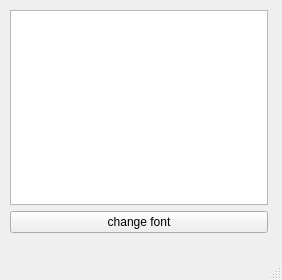
<?xml version="1.0" encoding="UTF-8"?>
<ui version="4.0">
 <class>MainWindow</class>
 <widget class="QMainWindow" name="MainWindow">
  <property name="geometry">
   <rect>
    <x>0</x>
    <y>0</y>
    <width>282</width>
    <height>280</height>
   </rect>
  </property>
  <property name="minimumSize">
   <size>
    <width>282</width>
    <height>280</height>
   </size>
  </property>
  <property name="maximumSize">
   <size>
    <width>282</width>
    <height>280</height>
   </size>
  </property>
  <property name="windowTitle">
   <string>MainWindow</string>
  </property>
  <widget class="QWidget" name="centralwidget">
   <widget class="QWidget" name="">
    <property name="geometry">
     <rect>
      <x>10</x>
      <y>10</y>
      <width>258</width>
      <height>223</height>
     </rect>
    </property>
    <layout class="QVBoxLayout" name="verticalLayout">
     <item>
      <widget class="QTextEdit" name="textEdit"/>
     </item>
     <item>
      <widget class="QPushButton" name="btn_changeFont">
       <property name="text">
        <string>change font</string>
       </property>
      </widget>
     </item>
    </layout>
   </widget>
  </widget>
  <widget class="QMenuBar" name="menubar">
   <property name="geometry">
    <rect>
     <x>0</x>
     <y>0</y>
     <width>282</width>
     <height>21</height>
    </rect>
   </property>
  </widget>
  <widget class="QStatusBar" name="statusbar"/>
 </widget>
 <resources/>
 <connections/>
</ui>
